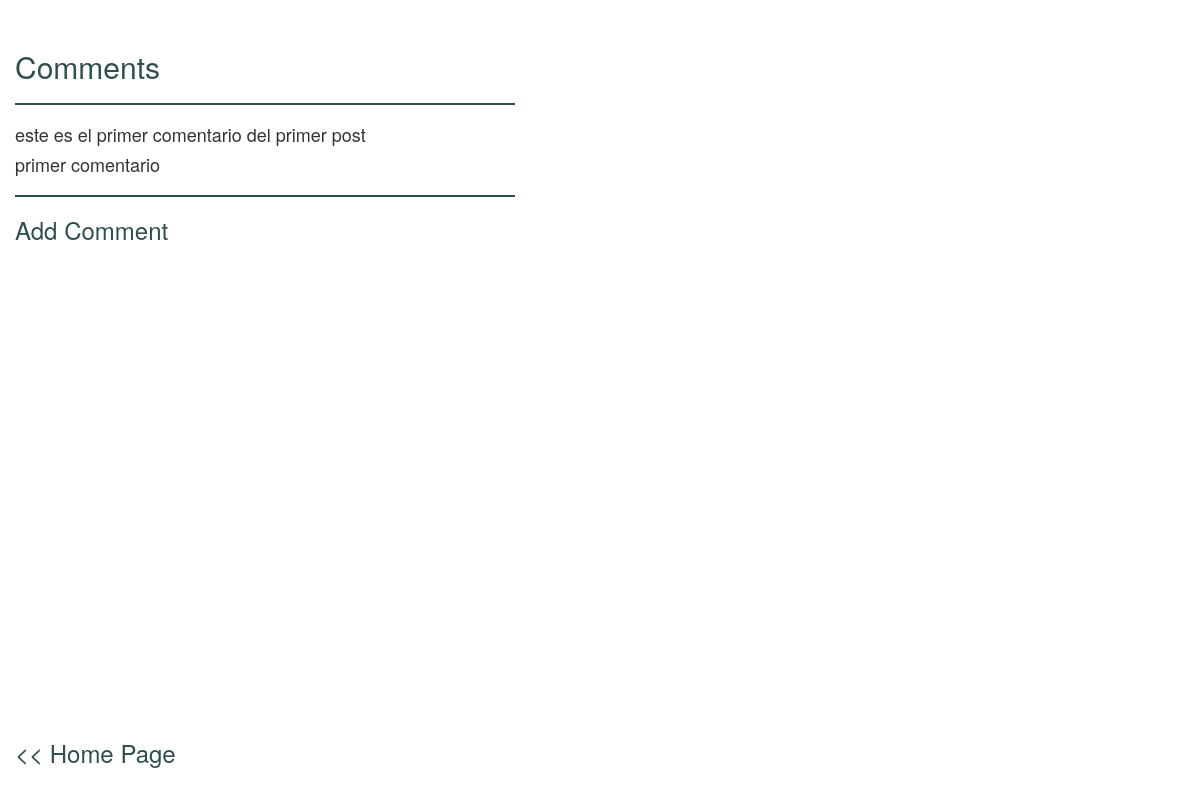
Screenshot of /posts/1/comment/ with the database file from the repository.
### blog/models.py (models this page shows)
class Comment(models.Model):
    name = models.CharField(max_length=50)
    comment = models.TextField()
    post_id = models.IntegerField(default=0)

### blog/views.py (the view)
# urls.py: re_path(r'^posts/(?P<pk>[0-9]+)/comment/$', views.post_comment, name='post_comment'),
def post_comment(request, pk):
    comments = Comment.objects.filter(post_id = pk)
    p_id = pk
    return render(request, 'blog/comment.html', {'comments': comments, 'p_id': p_id})

### blog/templates/blog/comment.html
{% extends 'blog/base.html' %}
{% block header %}
    <h2>Comments</h2>
    <hr width="500" align="left" size="4"/>
{% endblock %}
{% block content %}
    <div class="comments">
        {% for comment in comments %}
        <div class="comment">
            <h4>{{ comment.comment }}</h4>
            <h4>{{ comment.name }}</h4>
            <hr width="500" align="left" size="4"/>
        </div>
        {% endfor %}
    </div>
    <div class="start-page-link-3">
        <a href="{% url 'add_comment' pk=p_id %}"><h3>Add Comment</h3></a>
    </div>
{% endblock %}
{% block footer %}
    <div class="start-page-link-3">
        <a href="{% url 'index' %}"><h3><< Home Page</h3></a>
    </div>
{% endblock %}

### blog/templates/blog/base.html (shortened to what this page needs)
{% load static %}
<!DOCTYPE html>
<html>
<head>
    <link rel="stylesheet" href="https://maxcdn.bootstrapcdn.com/bootstrap/3.3.7/css/bootstrap.min.css"
>
    <link rel="stylesheet" href="https://maxcdn.bootstrapcdn.com/bootstrap/3.3.7/css/bootstrap-theme.min.css"
>
    <link rel="stylesheet" href="{% static 'blog/style.css' %}">
</head>
<body>
    <div class="header">
        {% block header %}
        {% endblock %}
    </div>
    <div class="content">
        {% block content %}
        {% endblock %}
    </div>
    <div class="footer">
        {% block footer %}
        {% endblock %}
    </div>
</body>
</html>

### blog/static/blog/style.css (style rules this page uses)
h1 a, h1, h2 a, h2, h3 { color: darkslategray; }
body { padding-top: 30px; padding-left: 15px; }
hr { height: 2px; color: darkslategray; background-color: darkslategray; border: none; }
.footer { position: absolute; left: 0%; bottom: 0%; width: 100%; height: 80px; padding-left: 15px; }

### rows the page displays
Comment: comment "este es el primer comentario del primer post", name "primer comentario"
